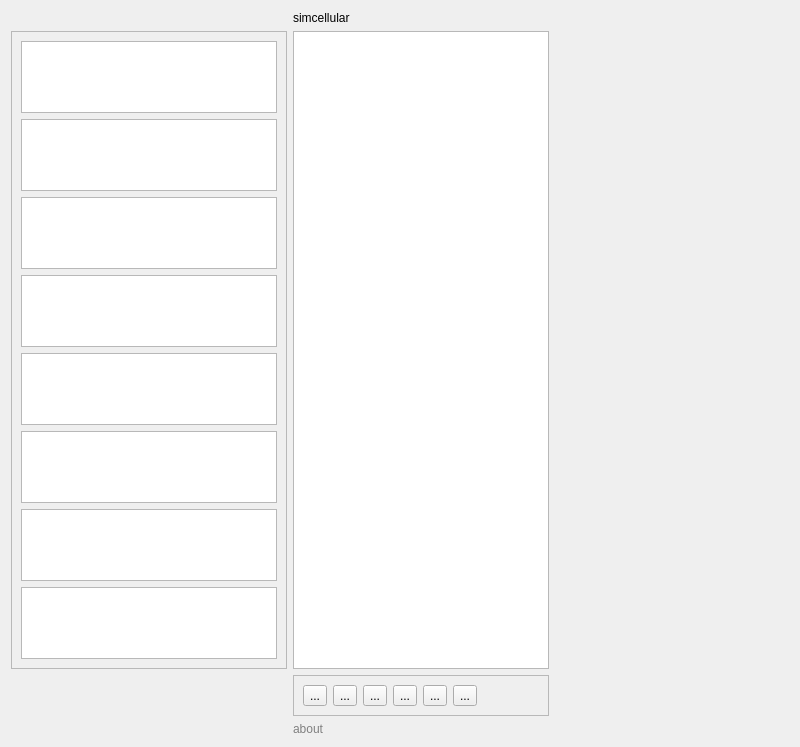
<?xml version="1.0" encoding="UTF-8"?>
<ui version="4.0">
 <class>Widget</class>
 <widget class="QWidget" name="Widget">
  <property name="geometry">
   <rect>
    <x>0</x>
    <y>0</y>
    <width>800</width>
    <height>747</height>
   </rect>
  </property>
  <property name="windowTitle">
   <string>Widget</string>
  </property>
  <property name="styleSheet">
   <string notr="true"/>
  </property>
  <layout class="QGridLayout" name="gridLayout_2">
   <item row="4" column="1">
    <widget class="QLabel" name="about">
     <property name="text">
      <string>&lt;a href=&quot;https://github.com/rhofvendahl/simcellular_qt&quot; style=&quot;text-decoration: none; color: #808080;&quot;&gt;about&lt;/a&gt;</string>
     </property>
    </widget>
   </item>
   <item row="2" column="0">
    <widget class="QFrame" name="sidebar">
     <property name="frameShape">
      <enum>QFrame::StyledPanel</enum>
     </property>
     <property name="frameShadow">
      <enum>QFrame::Raised</enum>
     </property>
     <layout class="QVBoxLayout" name="verticalLayout">
      <item>
       <widget class="QTableWidget" name="shape0"/>
      </item>
      <item>
       <widget class="QTableWidget" name="shape1"/>
      </item>
      <item>
       <widget class="QTableWidget" name="shape2"/>
      </item>
      <item>
       <widget class="QTableWidget" name="shape3"/>
      </item>
      <item>
       <widget class="QTableWidget" name="shape4"/>
      </item>
      <item>
       <widget class="QTableWidget" name="shape5"/>
      </item>
      <item>
       <widget class="QTableWidget" name="shape6"/>
      </item>
      <item>
       <widget class="QTableWidget" name="colors"/>
      </item>
     </layout>
    </widget>
   </item>
   <item row="0" column="1">
    <spacer name="verticalSpacer">
     <property name="orientation">
      <enum>Qt::Vertical</enum>
     </property>
     <property name="sizeHint" stdset="0">
      <size>
       <width>20</width>
       <height>40</height>
      </size>
     </property>
    </spacer>
   </item>
   <item row="3" column="1">
    <widget class="QFrame" name="controls">
     <property name="styleSheet">
      <string notr="true"/>
     </property>
     <property name="frameShape">
      <enum>QFrame::StyledPanel</enum>
     </property>
     <property name="frameShadow">
      <enum>QFrame::Raised</enum>
     </property>
     <layout class="QHBoxLayout" name="horizontalLayout">
      <item>
       <widget class="QToolButton" name="step_forward">
        <property name="text">
         <string>...</string>
        </property>
        <property name="icon">
         <iconset>
          <normaloff>../resources/step_forward_icon.png</normaloff>../resources/step_forward_icon.png</iconset>
        </property>
       </widget>
      </item>
      <item>
       <widget class="QToolButton" name="pause">
        <property name="text">
         <string>...</string>
        </property>
        <property name="icon">
         <iconset>
          <normaloff>../resources/pause_icon.png</normaloff>../resources/pause_icon.png</iconset>
        </property>
       </widget>
      </item>
      <item>
       <widget class="QToolButton" name="play">
        <property name="text">
         <string>...</string>
        </property>
        <property name="icon">
         <iconset>
          <normaloff>../resources/play_icon.png</normaloff>../resources/play_icon.png</iconset>
        </property>
       </widget>
      </item>
      <item>
       <widget class="QToolButton" name="fast_forward">
        <property name="text">
         <string>...</string>
        </property>
        <property name="icon">
         <iconset>
          <normaloff>../resources/forward_icon.png</normaloff>../resources/forward_icon.png</iconset>
        </property>
       </widget>
      </item>
      <item>
       <widget class="QToolButton" name="clear">
        <property name="text">
         <string>...</string>
        </property>
        <property name="icon">
         <iconset>
          <normaloff>../resources/stop_icon.png</normaloff>../resources/stop_icon.png</iconset>
        </property>
       </widget>
      </item>
      <item>
       <widget class="QToolButton" name="random">
        <property name="text">
         <string>...</string>
        </property>
        <property name="icon">
         <iconset>
          <normaloff>../resources/random_icon.png</normaloff>../resources/random_icon.png</iconset>
        </property>
       </widget>
      </item>
      <item>
       <spacer name="horizontalSpacer">
        <property name="orientation">
         <enum>Qt::Horizontal</enum>
        </property>
        <property name="sizeHint" stdset="0">
         <size>
          <width>40</width>
          <height>20</height>
         </size>
        </property>
       </spacer>
      </item>
     </layout>
    </widget>
   </item>
   <item row="1" column="1">
    <widget class="QLabel" name="title">
     <property name="text">
      <string>simcellular</string>
     </property>
    </widget>
   </item>
   <item row="2" column="2">
    <spacer name="horizontalSpacer_3">
     <property name="orientation">
      <enum>Qt::Horizontal</enum>
     </property>
     <property name="sizeHint" stdset="0">
      <size>
       <width>40</width>
       <height>20</height>
      </size>
     </property>
    </spacer>
   </item>
   <item row="5" column="1">
    <spacer name="verticalSpacer_2">
     <property name="orientation">
      <enum>Qt::Vertical</enum>
     </property>
     <property name="sizeHint" stdset="0">
      <size>
       <width>20</width>
       <height>40</height>
      </size>
     </property>
    </spacer>
   </item>
   <item row="2" column="1">
    <widget class="QTableWidget" name="board"/>
   </item>
  </layout>
 </widget>
 <resources/>
 <connections/>
</ui>
